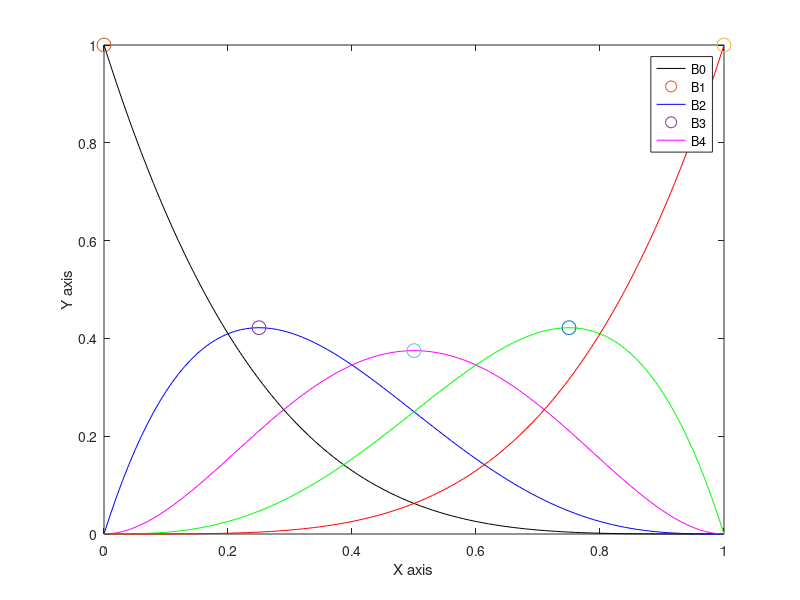

Write MATLAB code to recreate this figure.
clear all
close all 
figure(1); cla;
colorstring = 'kbmgr';
u = 0:0.01:1;
for i = 0:4
    b = (factorial(4)/(factorial(i)*factorial(4 - i))* (u.^i).*((1-u).^(4 - i)));
    plot(u,b,'Color',colorstring(i+1))
    hold on
    xlabel("X axis")
    ylabel("Y axis")
    maxb = max(b);  % Find max value over all elements.
    bmax=max(b);
    xmax=u(find(b == bmax));
    Z = sprintf('Maximum value of polynomial B%d is %d at x=%d',i,max(b),xmax);
    disp(Z)
    plot(xmax,max(b),'o','MarkerSize',10)
    X = sprintf('The maximum value of polynomial B%d is %d',i,max(b));
    disp(X)
    Y = sprintf('The minimum value of polynomial B%d is %d',i,min(b));
    disp(Y)
end 
legend("B0","B1","B2","B3","B4");
hold off